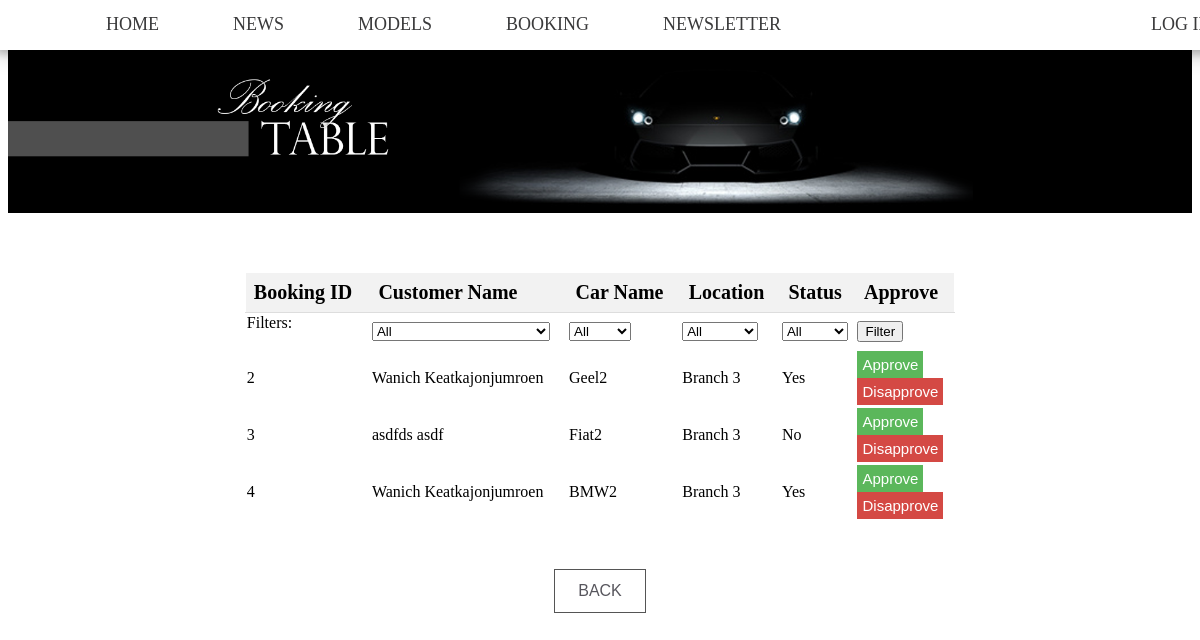
Before: /booking-table.php with the older database file.
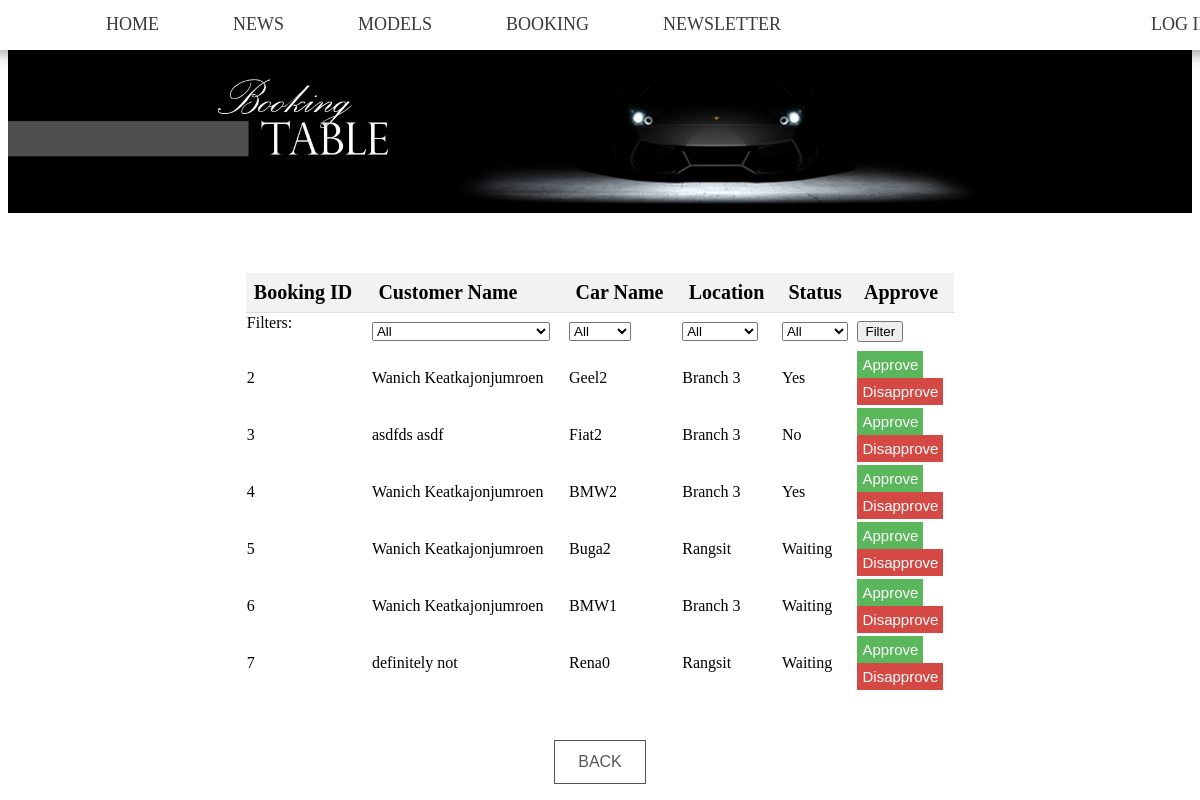
After: the same page with the newer database file.
### tables this page shows
CREATE TABLE `booking` (
  `bookingID` int(11) NOT NULL,
  `customerID` int(11) NOT NULL,
  `branchID` int(11) NOT NULL,
  `approved` int(1) NOT NULL DEFAULT '0',
  `productID` int(11) NOT NULL,
  `date` date NOT NULL
);

CREATE TABLE `customer` (
  `customerID` int(11) NOT NULL,
  `fName` varchar(30) NOT NULL,
  `lName` varchar(30) NOT NULL,
  `username` varchar(30) NOT NULL,
  `email` varchar(50) NOT NULL,
  `joinDate` datetime NOT NULL,
  `password` varchar(20) NOT NULL,
  `disabled` tinyint(1) NOT NULL
);

CREATE TABLE `product` (
  `productID` int(11) NOT NULL,
  `price` int(11) NOT NULL,
  `name` varchar(50) NOT NULL,
  `manufacturer` int(11) NOT NULL,
  `description` varchar(300) NOT NULL,
  `length` int(11) NOT NULL,
  `width` int(11) NOT NULL,
  `height` int(11) NOT NULL,
  `maxSpeed` int(11) NOT NULL,
  `acceleration` int(11) NOT NULL,
  `imageNum` int(11) NOT NULL DEFAULT '1',
  `disabled` int(11) NOT NULL DEFAULT '0'
);

CREATE TABLE `branch` (
  `branchID` int(11) NOT NULL,
  `name` varchar(20) NOT NULL,
  `location` varchar(200) NOT NULL
);

### booking-table.php (the view, shortened to what this page needs)
<html>
<head>
  <link rel="stylesheet" href="main.css"/>
  <header>
    <?php
    require_once('menu.php');
    ?>
  </head>
<body>
  <img style="margin: 2% 0% 5% 0%;" src="booking-table.png">
  <center>
    <table class="usertable" style="border-collapse: collapse; width: 60%;">
      <tr style = "background-color:#f2f2f2;" >
        <th style="padding: 8px; text-align: left; border-bottom: 1px solid #ddd; font-size: 20px;">Booking ID</th>
        <th style="padding: 8px; text-align: left; border-bottom: 1px solid #ddd; font-size: 20px;">Customer Name</th>
        <th style="padding: 8px; text-align: left; border-bottom: 1px solid #ddd; font-size: 20px;">Car Name</th>
        <th style="padding: 8px; text-align: left; border-bottom: 1px solid #ddd; font-size: 20px;">Location</th>
        <th style="padding: 8px; text-align: left; border-bottom: 1px solid #ddd; font-size: 20px;">Status</th>
        <th style="padding: 8px; text-align: left; border-bottom: 1px solid #ddd; font-size: 20px;">Approve</th>
      </tr>
      <tr>
        <td>
          <form action=booking-table.php>
          Filters:
        </td>
        <td>
          <select name='customer'>
            <option value="a">All</option>
          </select>
        </td>
        <td>
          <select name='car'>
            <option value="a">All</option>
          </select>
        </td>
        <td>
          <select name='branch'>
            <option value="a">All</option>
          </select>
        </td>
        <td>
          <select name = 'approved'>
            <option value="a"
            <?php if(isset($_GET['approved']) and $_GET['approved'] == 'a'){
              echo ' selected ';
            } ?> >All</option>
          </select>
        </td>
        <td>
          <input type='submit' value = 'Filter'></input>
        </td>
      </tr>
      <?php
      $q ='SELECT booking.approved, bookingID,fName,lName,branch.name as branchName, product.name as prodName
      from booking,customer,branch,product
      WHERE customer.customerID = booking.customerID
      AND booking.branchID = branch.branchID AND product.productID = booking.productID';
      $result = $mysqli->query($q);
      while($row = $result->fetch_array()){
        echo '<tr>';
        echo '<td>'.$row['bookingID'].'</td>';
        echo '<td>'.$row['fName'].' '.$row['lName'].'</td>';
        echo '<td>'.$row['prodName'].'</td>';
        echo '<td>'.$row['branchName'].'</td>';
        echo '<td>';
        if($row['approved'] == 0){
          echo 'Waiting';
        }elseif($row['approved'] == 1){
          echo 'No';
        }else{
          echo 'Yes';
        }
        echo '</td>';
        echo "<td>";
        echo "<a href = 'approve.php?approve=2&id=".$row['bookingID']."'><button class='button' style = 'font-size:15; padding:5;color:white;border-style:none;background-color:#5bb75b;'>Approve </button></a><br>";
        echo "<a href = 'approve.php?approve=1&id=".$row['bookingID']."'><button class='button' style = 'font-size:15; padding:5;color:white;border-style:none;background-color:#d44944;'>Disapprove </button></a>";
        echo "</td>";
        echo '</tr>';
      }
      ?>
    </table>
    <br>
    <br>
    <a href="admin.php"><button class="button">BACK</button></a>
  </center>
</body>
</html>

### menu.php (shortened to what this page needs)
<div class= "container">
  <nav class= "nav">
    <ul>
      <li><a href="index.php">HOME</a></li>
      <li><a href="index.php#news">NEWS</a></li>
      <li><a href="Model1.php">MODELS</a></li>
      <li><a href="Booking.php">BOOKING</a></li>
      <li><a href="index.php#contact">NEWSLETTER</a></li>
        <li><a href="login.php"><?php if(isset($_SESSION["user"])){
          echo "LOG OUT";
        }else{
          echo "LOG IN";
        }?>
        </a></li>
    </ul>
  </nav>
</div>
</header>

### main.css (style rules this page uses)
body { font-weight: 300; }
.container { width: 100% margin: 0 auto; padding-bottom: 20px; position : fixed; z-index: 1000; }
header { background: White; }
header::after { content: ''; display: table; clear: both; }
nav ul { list-style-type: none; margin: -1%; padding-right: 100%; background-color: white; box-shadow: 0 4px 8px 0 rgba(0, 0, 0, 0.2), 0 6px 20px 0 rgba(0, 0, 0, 0.19); width: 100%; position: fixed; }
nav li { display: inline-block; margin-left: 70px; margin-bottom: 15px; padding-top: 15px; position: relative; }
nav a { color: #3a3a3b; text-decoration: none; text-transform: uppercase; font-size: 18px; }
nav a:before { content: ''; display: block; height: 3px; width: 100%; background-color: black; position: relative; top: 0%; width: 0%; transition: all ease-in-out 250ms; }
img { display: block; margin: auto; max-width: 100%; height: auto; }
.button { background-color: white; color: #57565d; border: 1px solid #555555; padding: 1% 2%; font-size: 16px; }
table, tr, td { border: 1px solid white; margin-bottom: 1%; }

Changed rows visible on the page:
added booking: bookingID "5", customerID.fName "Wanich", customerID.lName "Keatkajonjumroen", productID.name "Buga2", branchID.name "Rangsit", approved "Waiting"
added booking: bookingID "6", customerID.fName "Wanich", customerID.lName "Keatkajonjumroen", productID.name "BMW1", branchID.name "Branch 3", approved "Waiting"
added booking: bookingID "7", customerID.fName "definitely", customerID.lName "not", productID.name "Rena0", branchID.name "Rangsit", approved "Waiting"
